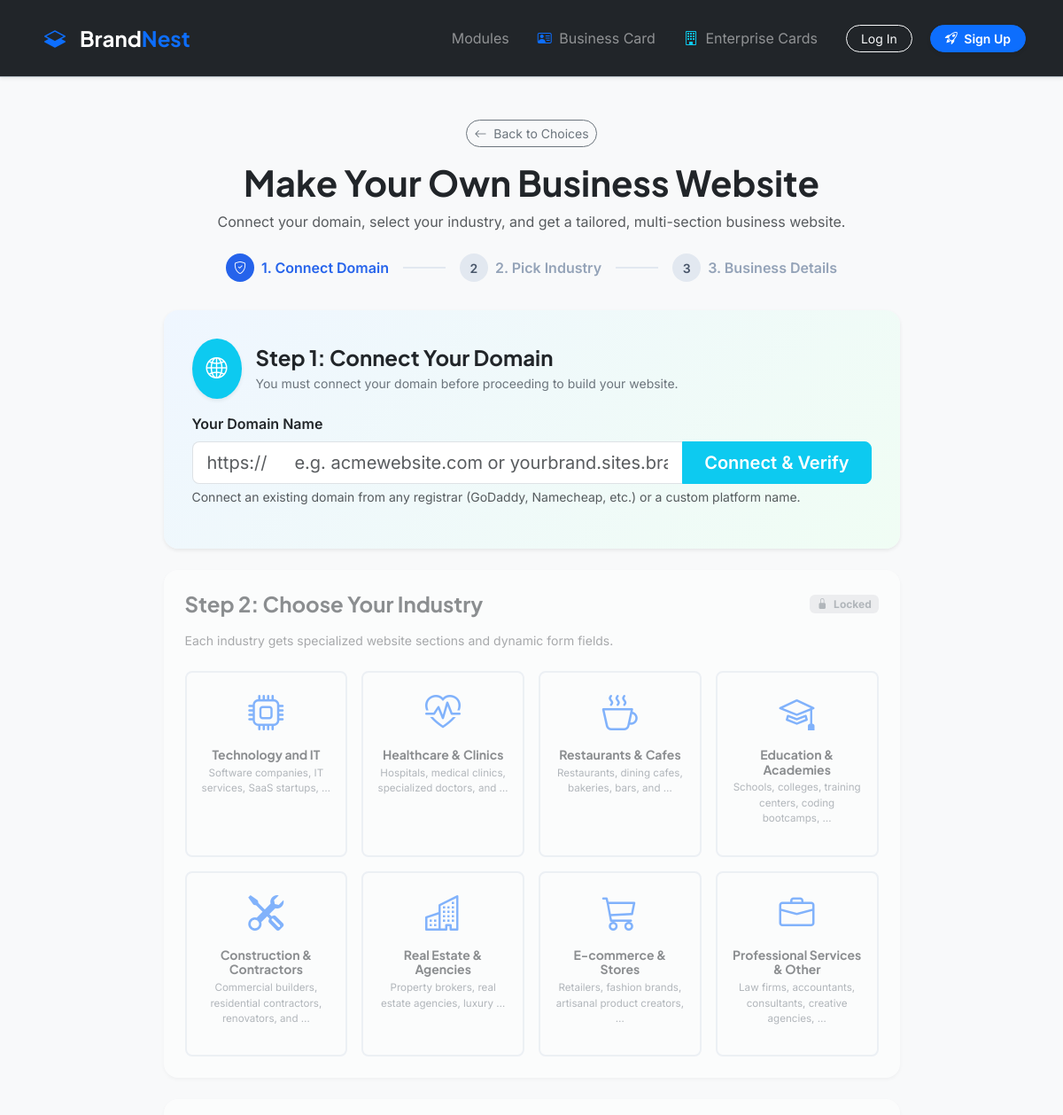
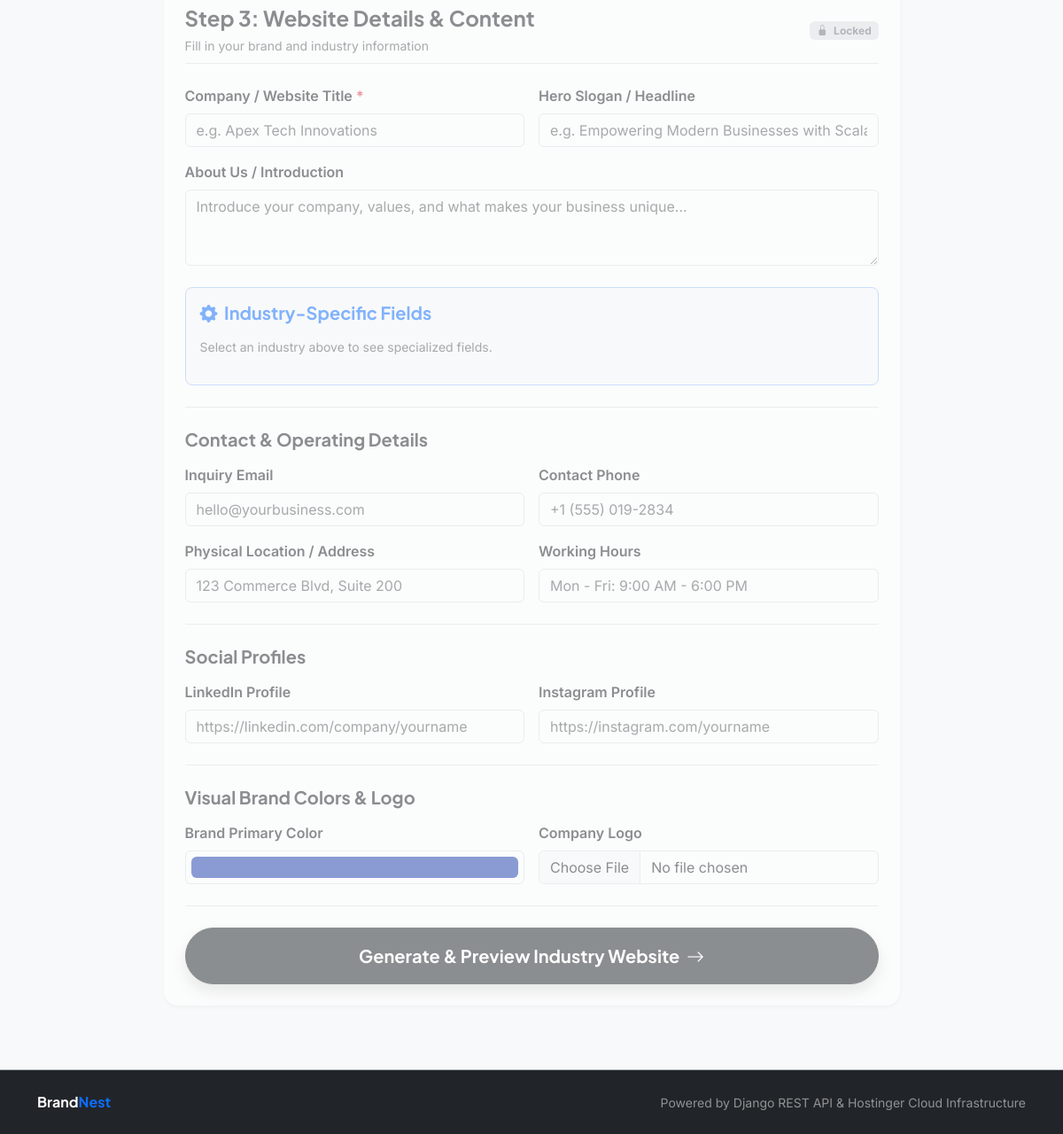
The page /website/create/ on the database its author committed (2 pictures, top to bottom).
### apps/websites/models.py (models this page shows, shortened)
class Industry(models.Model):
    name = models.CharField(max_length=100, unique=True)
    slug = models.SlugField(max_length=100, unique=True)
    description = models.TextField(blank=True)
    icon = models.CharField(max_length=50, default='bi-briefcase', help_text="Bootstrap icon class")
    form_schema = models.JSONField(
        default=dict,
        blank=True,
        help_text="JSON schema specifying custom fields and sections for this industry"
    )
    is_active = models.BooleanField(default=True)
    display_order = models.PositiveIntegerField(default=0)
    class Meta:
        verbose_name_plural = 'Industries'
        ordering = ['display_order', 'name']

### apps/frontend/views.py (the view, shortened to what this page needs)
# urls.py: path('website/create/', views.website_builder, name='website_builder'),
def website_builder(request):
    industries = Industry.objects.filter(is_active=True).order_by('display_order')
    return render(request, 'website_builder.html', {'industries': industries})

### templates/website_builder.html (shortened to what this page needs)
{% extends 'base.html' %}
{% block content %}
<div class="container py-5">
    <div class="text-center mb-4">
        <a href="{% url 'landing' %}" class="btn btn-outline-secondary btn-sm rounded-pill mb-3">
            <i class="bi bi-arrow-left me-1"></i> Back to Choices
        </a>
        <h1 class="fw-bold text-dark">Make Your Own Business Website</h1>
        <p class="text-muted">Connect your domain, select your industry, and get a tailored, multi-section business website.</p>
    </div>
    <div class="step-indicator">
        <div class="step-node active" id="stepIndicator1">
            <div class="step-circle"><i class="bi bi-shield-check"></i></div>
            <span>1. Connect Domain</span>
        </div>
        <div class="step-line" id="stepLine1"></div>
        <div class="step-node" id="stepIndicator2">
            <div class="step-circle">2</div>
            <span>2. Pick Industry</span>
        </div>
        <div class="step-line" id="stepLine2"></div>
        <div class="step-node" id="stepIndicator3">
            <div class="step-circle">3</div>
            <span>3. Business Details</span>
        </div>
    </div>
    <div class="row justify-content-center">
        <div class="col-lg-9">
            <form method="POST" enctype="multipart/form-data" id="websiteBuilderForm">
                <div class="card shadow-sm rounded-4 border-0 mb-4 domain-gate-card" id="domainGateSection">
                    <div class="d-flex align-items-center gap-3 mb-3">
                        <div class="p-3 bg-info text-white rounded-circle shadow-sm">
                            <i class="bi bi-globe2 fs-4"></i>
                        </div>
                        <div>
                            <h4 class="fw-bold mb-1 text-dark">Step 1: Connect Your Domain</h4>
                            <p class="text-secondary small mb-0">You must connect your domain before proceeding to build your website.</p>
                        </div>
                    </div>
                    <div class="mb-3">
                        <label class="form-label fw-semibold text-dark">Your Domain Name</label>
                        <div class="input-group input-group-lg">
                            <span class="input-group-text bg-white border-end-0 text-muted">https://</span>
                            <input type="text" class="form-control border-start-0" id="domainInput" name="domain_name"
                                   placeholder="e.g. acmewebsite.com or yourbrand.sites.brandnest.live" required>
                            <button class="btn btn-info text-white px-4 fw-semibold" type="button" id="btnVerifyDomain">
                                <span id="btnVerifyText">Connect & Verify</span>
                            </button>
                        </div>
                        <div class="form-text">Connect an existing domain from any registrar (GoDaddy, Namecheap, etc.) or a custom platform name.</div>
                    </div>
                </div>
                <div class="card shadow-sm rounded-4 border-0 p-4 mb-4" id="industrySection" style="opacity: 0.5; pointer-events: none; transition: all 0.3s ease;">
                    <div class="d-flex align-items-center justify-content-between mb-3">
                        <h4 class="fw-bold mb-0 text-dark">Step 2: Choose Your Industry</h4>
                        <span class="badge bg-secondary-subtle text-secondary" id="industryLockBadge">
                            <i class="bi bi-lock-fill me-1"></i> Locked
                        </span>
                    </div>
                    <p class="text-muted small mb-4">Each industry gets specialized website sections and dynamic form fields.</p>
                    <div class="row g-3">
                        {% for ind in industries %}
                        <div class="col-md-3 col-sm-6">
                            <div class="card p-3 rounded-3 text-center industry-card-item h-100"
                                 data-slug="{{ ind.slug }}"
                                 data-name="{{ ind.name }}"
                                 data-schema='{{ ind.form_schema|safe }}'>
                                <div class="fs-1 text-primary mb-2">
                                    <i class="bi {{ ind.icon }}"></i>
                                </div>
                                <h6 class="fw-bold text-dark mb-1 small">{{ ind.name }}</h6>
                                <p class="text-secondary" style="font-size: 0.725rem;">{{ ind.description|truncatewords:6 }}</p>
                            </div>
                        </div>
                        {% endfor %}
                    </div>
                </div>
                <div class="card shadow-sm rounded-4 border-0 p-4 mb-4" id="websiteDetailsSection" style="opacity: 0.5; pointer-events: none; transition: all 0.3s ease;">
                    <div class="d-flex align-items-center justify-content-between mb-4 pb-2 border-bottom">
                        <div>
                            <h4 class="fw-bold mb-1 text-dark">Step 3: Website Details & Content</h4>
                            <span class="text-muted small" id="selectedIndustryIndicator">Fill in your brand and industry information</span>
                        </div>
                        <span class="badge bg-secondary-subtle text-secondary" id="websiteLockBadge">
                            <i class="bi bi-lock-fill me-1"></i> Locked
                        </span>
                    </div>
                    <div class="row g-3 mb-4">
                        <div class="col-md-6">
                            <label class="form-label fw-semibold">Company / Website Title <span class="text-danger">*</span></label>
                            <input type="text" class="form-control" name="title" id="siteTitleInput" placeholder="e.g. Apex Tech Innovations" required>
                        </div>
                        <div class="col-md-6">
                            <label class="form-label fw-semibold">Hero Slogan / Headline</label>
                            <input type="text" class="form-control" name="tagline" placeholder="e.g. Empowering Modern Businesses with Scalable Technology">
                        </div>
                        <div class="col-12">
                            <label class="form-label fw-semibold">About Us / Introduction</label>
                            <textarea class="form-control" name="about_text" rows="3" placeholder="Introduce your company, values, and what makes your business unique..."></textarea>
                        </div>
                    </div>
                    <div id="dynamicFieldsContainer" class="p-3 bg-light rounded-3 mb-4 border border-primary-subtle">
                        <h5 class="fw-bold text-primary mb-3"><i class="bi bi-gear-fill me-1"></i> Industry-Specific Fields</h5>
                        <div id="dynamicFieldsList">
                            <p class="text-muted small">Select an industry above to see specialized fields.</p>
                        </div>
                    </div>
                    <h5 class="fw-bold text-dark border-top pt-4 mb-3">Contact & Operating Details</h5>
                    <div class="row g-3 mb-4">
                        <div class="col-md-6">
                            <label class="form-label fw-semibold">Inquiry Email</label>
                            <input type="email" class="form-control" name="contact_email" placeholder="hello@yourbusiness.com">
                        </div>
                        <div class="col-md-6">
                            <label class="form-label fw-semibold">Contact Phone</label>
                            <input type="tel" class="form-control" name="contact_phone" placeholder="+1 (555) 019-2834">
                        </div>
                        <div class="col-md-6">
                            <label class="form-label fw-semibold">Physical Location / Address</label>
                            <input type="text" class="form-control" name="address" placeholder="123 Commerce Blvd, Suite 200">
                        </div>
                        <div class="col-md-6">
                            <label class="form-label fw-semibold">Working Hours</label>
                            <input type="text" class="form-control" name="working_hours" placeholder="Mon - Fri: 9:00 AM - 6:00 PM">
                        </div>
                    </div>
                    <h5 class="fw-bold text-dark border-top pt-4 mb-3">Social Profiles</h5>
                    <div class="row g-3 mb-4">
                        <div class="col-md-6">
                            <label class="form-label fw-semibold">LinkedIn Profile</label>
                            <input type="url" class="form-control" name="social_linkedin" placeholder="https://linkedin.com/company/yourname">
                        </div>
                        <div class="col-md-6">
                            <label class="form-label fw-semibold">Instagram Profile</label>
                            <input type="text" class="form-control" name="social_instagram" placeholder="https://instagram.com/yourname">
                        </div>
                    </div>
                    <h5 class="fw-bold text-dark border-top pt-4 mb-3">Visual Brand Colors & Logo</h5>
                    <div class="row g-3 mb-4">
                        <div class="col-md-6">
                            <label class="form-label fw-semibold">Brand Primary Color</label>
                            <input type="color" class="form-control form-control-color w-100" name="primary_color" value="#1E40AF">
                        </div>
                        <div class="col-md-6">
                            <label class="form-label fw-semibold">Company Logo</label>
                            <input type="file" class="form-control" name="logo" accept="image/*">
                        </div>
                    </div>
                    <div class="border-top pt-4">
                        <button type="submit" class="btn btn-dark btn-lg rounded-pill fw-bold w-100 py-3 shadow">
                            Generate & Preview Industry Website <i class="bi bi-arrow-right ms-1"></i>
                        </button>
                    </div>
                </div>
            </form>
        </div>
    </div>
</div>
{% endblock %}

### static/css/style.css (style rules this page uses)
:root { --bn-primary: #2563EB; --bn-primary-dark: #1D4ED8; --bn-dark: #0F172A; --bn-surface: #FFFFFF; --bn-border: #E2E8F0; --bn-accent: #06B6D4; }
body { font-family: 'Inter', -apple-system, BlinkMacSystemFont, sans-serif; color: #1E293B; background-color: #F8FAFC; }
h1, h2, h3, h4, h5, h6, .fw-bold, .navbar-brand { font-family: 'Plus Jakarta Sans', sans-serif; }
.step-indicator { display: flex; justify-content: center; align-items: center; gap: 1rem; margin-bottom: 2rem; }
.step-node { display: flex; align-items: center; gap: 0.5rem; font-weight: 600; color: #94A3B8; }
.step-node.active { color: var(--bn-primary); }
.step-circle { width: 32px; height: 32px; border-radius: 50%; display: flex; align-items: center; justify-content: center; background-color: #E2E8F0; color: #475569; font-size: 0.875rem; }
.step-node.active .step-circle { background-color: var(--bn-primary); color: #FFFFFF; }
.step-line { width: 48px; height: 2px; background-color: #E2E8F0; }
.domain-gate-card { background: linear-gradient(135deg, #EFF6FF 0%, #F0FDF4 100%); border: 1px solid #BFDBFE; border-radius: 16px; padding: 2rem; }
.industry-card-item { cursor: pointer; transition: all 0.2s ease; border: 2px solid #E2E8F0; }

### rows shown on the page
Industry: name "Technology and IT", description "Software companies, IT services, SaaS startups, …"
Industry: name "Healthcare & Clinics", description "Hospitals, medical clinics, specialized doctors, and …"
Industry: name "Restaurants & Cafes", description "Restaurants, dining cafes, bakeries, bars, and …"
Industry: name "Education & Academies", description "Schools, colleges, training centers, coding bootcamps, …"
Industry: name "Construction & Contractors", description "Commercial builders, residential contractors, renovators, and …"
Industry: name "Real Estate & Agencies", description "Property brokers, real estate agencies, luxury …"
Industry: name "E-commerce & Stores", description "Retailers, fashion brands, artisanal product creators, …"
Industry: name "Professional Services & Other", description "Law firms, accountants, consultants, creative agencies, …"
